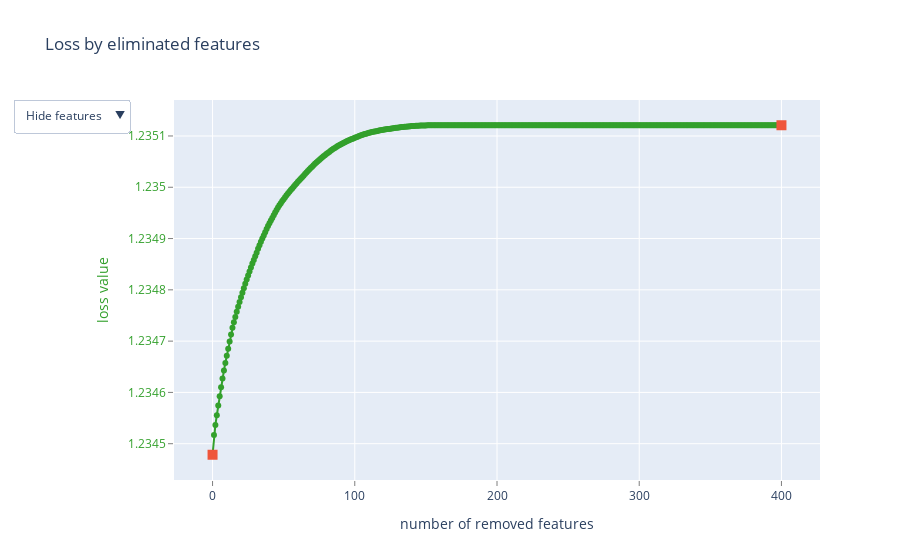

Notebook code cell kept with this figure:
### Markdown cell above
## Отбор фич

### Code cell
x_train, x_test, y_train, y_test = train_test_split(df.drop(['age','user_id'], axis = 1),df['age'],
                                                        test_size = 0.33,random_state = 42,stratify=df['age'])
pool_train = Pool(x_train, y_train,
                  cat_features = list(x_train.select_dtypes(include=['object']).columns))
pool_test = Pool(x_test,y_test,
                 cat_features = list(x_train.select_dtypes(include=['object']).columns))

model = CatBoostClassifier(iterations=1000,
                           random_state=42,
                           task_type='GPU')
summary = model.select_features(
    pool_train,
    eval_set=pool_test,
    features_for_select=list(range(pool_train.num_col())),
    num_features_to_select=1100,
    steps=1,
    algorithm=EFeaturesSelectionAlgorithm.RecursiveByShapValues,
    shap_calc_type=EShapCalcType.Regular,
    train_final_model=True,
    plot=True,
    verbose=False
)
print('Selected features:', summary['selected_features_names'])
#np.save('top400_features.npy', summary['selected_features_names'], allow_pickle=True)
#model.fit(pool_train, eval_set=(x_test,y_test), verbose=100,plot=True)

#print(f'GINI по полу {2 * roc_auc_score(y_test, model.predict_proba(x_test)[:,1]) - 1:2.6f}')
#print(classification_report(y_test, model.predict(x_test)))

print(classification_report(y_test, model.predict(x_test), \
                            target_names = ['18-25','25-34', '35-44', '45-54', '55-65', '65+']))

### Figure 1 — Plotly figure (JSON) as saved in the notebook; plotly's stock layout.template omitted (floating-point values rounded to 4 significant figures; data arrays with more than 128 entries replaced by an {"elided": "..."} marker saying what was removed)
{"data": [{"line": {"color": "rgb(51,160,44)"}, "mode": "lines+markers", "name": "", "text": {"elided": "401 str values"}, "type": "scatter", "x": {"elided": "401 int values"}, "y": {"elided": "401 float values"}}, {"marker": {"size": 10, "symbol": "square"}, "mode": "markers", "name": "", "text": ["", "b.10film.top"], "type": "scatter", "x": [0, 400], "y": [1.234, 1.235]}, {"mode": "text", "name": "", "text": {"elided": "401 str values"}, "textfont": {"color": "rgb(51,160,44)", "family": "sans serif", "size": 18}, "textposition": "bottom center", "type": "scatter", "visible": false, "x": {"elided": "401 int values"}, "y": {"elided": "401 float values"}}, {"mode": "text", "name": "", "text": {"elided": "401 str values"}, "textfont": {"color": "rgb(51,160,44)", "family": "sans serif", "size": 18}, "textposition": "bottom center", "type": "scatter", "visible": false, "x": {"elided": "401 int values"}, "y": {"elided": "401 float values"}}], "layout": {"showlegend": false, "title": {"text": "Loss by eliminated features"}, "updatemenus": [{"active": 0, "buttons": [{"args": [{"visible": [true, true, false, false]}], "label": "Hide features", "method": "update"}, {"args": [{"visible": [true, true, true, false]}], "label": "Show indices", "method": "update"}, {"args": [{"visible": [true, true, false, true]}], "label": "Show names", "method": "update"}], "pad": {"r": 10, "t": 10}, "showactive": true, "x": -0.25, "xanchor": "left", "y": 1.03, "yanchor": "top"}], "xaxis": {"gridcolor": "rgb(255,255,255)", "showgrid": true, "showline": false, "showticklabels": true, "tickcolor": "rgb(127,127,127)", "ticks": "outside", "title": {"text": "number of removed features"}, "zeroline": false}, "yaxis": {"gridcolor": "rgb(255,255,255)", "showgrid": true, "showline": false, "showticklabels": true, "tickcolor": "rgb(127,127,127)", "tickfont": {"color": "rgb(51,160,44)"}, "ticks": "outside", "title": {"font": {"color": "rgb(51,160,44)"}, "text": "loss value"}, "zeroline": false}}}
